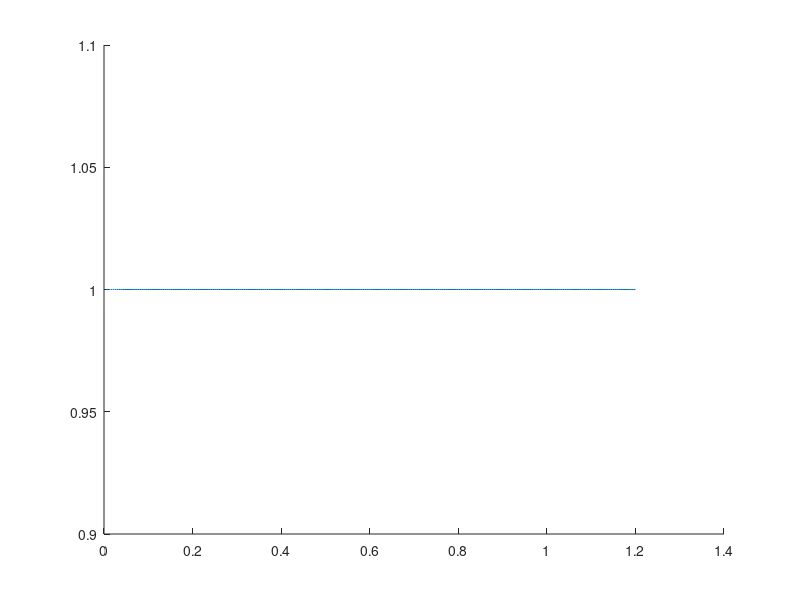

This figure's MATLAB source: (Note: this script raises an error after producing the figure.)
clc;close;clear
% We can use a Gamma distribution to represent the probability of erosion
% reaching a certain extent in a given blade regioon 
% n years after the turbine begins operation

% Gamma distributions represent time to failure events

% We assume that failure happens with more frequency towards the tip of the
% blades



% The mean is a*b
% a will be dependent on the years since start
% b will be dependet on the location on blade
hold on
colors = {"#ff0000",...
    "#ff9933",...
    "#808000",...
    "#009900",...
    "#0099ff",...
    "#6600ff"};
for j = 1:12
    iter = 1;
    for i = 1:6
        a = j^(3/2)*i^(7/3)/18;b = i^(1/12)/18;
        pd1 = makedist("Gamma","a",a,"b",b);
        xs = linspace(0,1.2,256);
        ys = pd1.pdf(11*xs);
        plot3(xs,j*ones(1,numel(xs)),ys,LineWidth=3,Color=colors{i})
        lgd(iter) = {"Region"+num2str(i)};
        means(j,i) = [a*b];
        vars(j,i) = [a*b*b];
        iter = iter+1;
        
    end
end
xlabel("Erosion Level")
zlabel("Probability")
ylabel("Time")
legend(lgd)
title("Pdf of erosion distribuiton")


figure
hold on
for j = 1:12
    iter = 1;
    for i = 1:6
        a = j^(3/2)*i^(7/3)/18;b = i^(1/12)/18;
        pd2 = makedist("Gamma","a",a,"b",b);
        xs = linspace(0,1.2,256);
        ys = pd2.cdf(11*xs);
        plot3(xs,j*ones(1,numel(xs)),ys,LineWidth=3,Color=colors{i})
        lgd(iter) = {"Region"+num2str(i)};
        iter = iter+1;
        
    end
end
xlabel("Erosion Level")
zlabel("Probability")
ylabel("Time")
legend(lgd)
title("cdf of erosion distribuiton")
figure
hold on
for i = 1:6
    plot(1:12,means(1:12,i)/11,"Color",colors{i})
end
xlabel("time")
ylabel("stats")
legend(lgd)
title("means")
figure
hold on
for i = 1:6
    plot(1:12,vars(1:12,i)/11,"Color",colors{i})
end
xlabel("time")
ylabel("stats")
legend(lgd)
title("vars")
%%
% We will generate an erosion distribution by assigning a time, and
% then for each region, drawing from the distribution defined by 
% gamma(a,b)
% a = time (in years)
% b = region (i/(i+71))
design = zeros(1,18);
times = 1:12;
regions = 1:6;
iter = 1;
for k = 1:2 % 2 realizations of each type
    for i = 1:numel(times)
        for j = 1:numel(regions)
            t = times(i);
            r = regions(j);
            a = t^(3/2)*r^(7/3)/18;
            b = r^(1/12)/18;
            pd = makedist("Gamma","a",a,"b",b);
            x = random(pd)/11;
            for p = 1:3
                ps(p) = min(max(randn(1)*(x/20)+x,0),1);
            end
            design(iter,[j,j+6,j+12]) = ps;
        end
        iter = iter+1;
    end
end
%%

for i = 1:24
    figure
    bar(1:6,design(i,1:6),"yellow")
    hold on
    bar(7:12,design(i,7:12),"magenta")
    bar(13:18,design(i,13:18),"red")
    ylim([0,1])
end
